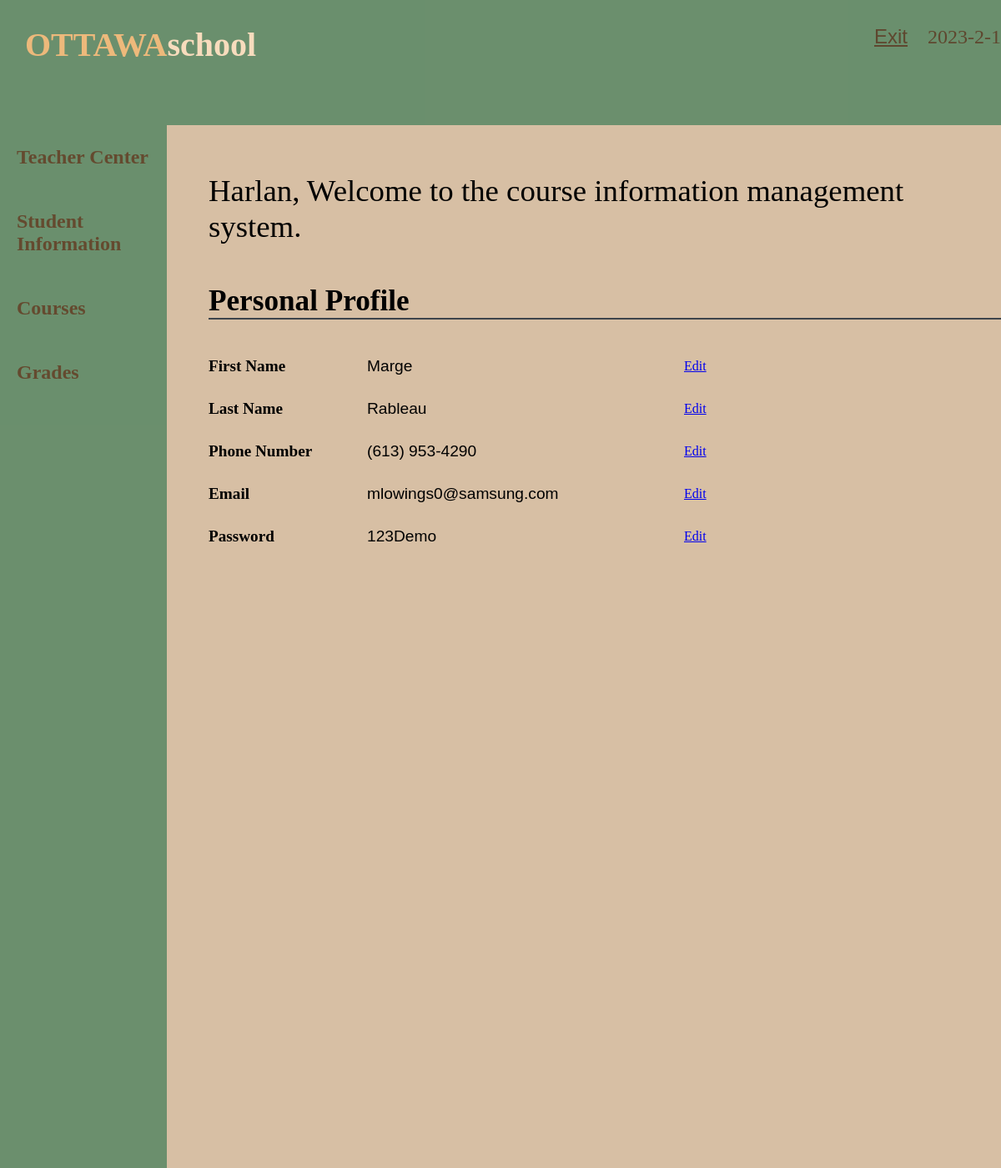
The page /4_1_teacherPage.php (signed in) on the database its author committed.
### tables this page shows
CREATE TABLE `teacher` (
  `teacherID` mediumint(8) unsigned NOT NULL auto_increment,
  `firstName` varchar(255) default NULL,
  `lastName` varchar(255) default NULL,
  `phone` varchar(100) default NULL,
  `email` varchar(255) default NULL,
  `password` varchar(100) default NULL,
  `courseID` mediumint(8) unsigned default NULL,
  FOREIGN KEY (`courseID`) REFERENCES `course`(`courseID`) ON DELETE SET NULL,
  PRIMARY KEY (`teacherID`)
) AUTO_INCREMENT=1;

### 4_1_teacherPage.php (the view, shortened to what this page needs)
<!DOCTYPE html>
<html lang="en">
<head>
    <link rel="stylesheet" href="style.css">
</head>
<body onload="time()" class="bgc">
    <header class="sysHead">
        <div class="headContainer">
            <div class="item1">
                <h1><span>ottawa</span>school</h1>
            </div>
            <div class="item2">
                <button class="btn" id="exit" onclick="exitButton()">exit</button>
                <span id="time"></span>
            </div>
        </div>
    </header>
    <div class="gridC">
        <div class="item1HP">
            <ul class="userMenu">
                <li><a href="4_1_teacherPage.php" class="current">teacher center</a></li>
                <li><a href="4_2_studentsList.php">student information</a></li>
                <li><a href="4_3_course.php">courses</a></li>
                <li><a href="4_4_grades.php">grades</a></li>
            </ul>
        </div>
        <div class="item2HP">
            <div class="studentHP">
                <?php
                    $name = $_SESSION['firstName'];
                ?>
                <p id="headInfo"><?php echo "$name, " ?>Welcome to the course information management system.</p>
            </div>
            <div class="teacherInfo">
                <?php
                    $id = $_SESSION['userid'];
                ?>
                <?php
                    $db = db_connect();
                    $sql = "SELECT * FROM teacher where teacherID = $id";
                    $result_set = mysqli_query($db, $sql);
                ?>
                <div class="studentHT">
                    <h3 class="proh">Personal Profile</h3>
                </div>
                <div>
                    <table class="studentList">
                        <?php while ($result = mysqli_fetch_assoc($result_set)) { ?>
                            <tr class="studentInfo">
                                <td class="tableHH">First Name</td>
                                <td class="tablePI"><?php echo $result['firstName']; ?></td>
                                <td><a class="actoion" href="<?php echo "TPEdit.php?id=" . $id; ?>">Edit</a></td>
                            </tr>
                            <tr class="studentInfo">
                                <td class="tableHH">Last Name</td>
                                <td class="tablePI"><?php echo $result['lastName']; ?></td>
                                <td><a class="actoion" href="<?php echo "TPEdit.php?id=" . $id; ?>">Edit</a></td>
                            </tr>
                            <tr class="studentInfo">
                                <td class="tableHH">Phone Number</td>
                                <td class="tablePI"><?php echo $result['phone']; ?></td>
                                <td><a class="actoion" href="<?php echo "TPEdit.php?id=" . $id; ?>">Edit</a></td>
                            </tr>
                            <tr class="studentInfo">
                                <td class="tableHH">Email</td>
                                <td class="tablePI"><?php echo $result['email']; ?></td>
                                <td><a class="actoion" href="<?php echo "TPEdit.php?id=" . $id; ?>">Edit</a></td>
                            </tr>
                            <tr class="studentInfo">
                                <td class="tableHH">Password</td>
                                <td class="tablePI"><?php echo $result['password']; ?></td>
                                <td><a class="actoion" href="<?php echo "TPEdit.php?id=" . $id; ?>">Edit</a></td>
                            </tr>
                        <?php } ?>
                    </table>
                </div>
            </div>
        </div>
    </div>
</body>
</html>

### style.css (style rules this page uses)
* { padding: 0px; margin: 0px; box-sizing: border-box; }
.bgc { background-color: rgb(215, 191, 164); }
.headContainer { display: flex; flex-direction: row; justify-content: space-between; }
.item1 h1 { font-size: 2.5rem; text-transform: capitalize; color: bisque; text-align:center; margin-top: 30px; margin-left: 30px; }
.item1 span { text-transform: uppercase; color:rgb(243, 184, 113); }
.item2 button { border-style: none; background-color: transparent; font-family:Arial, Helvetica, sans-serif; font-size: 1.5rem; color: #412a12; text-transform: capitalize; text-decoration: underline; align-items: right; margin-top: 30px; margin-right: 20px; border-radius: 8px; }
.item2 span { color: #412a12; font-size: 1.5rem; margin-top: 30px; }
.btn { cursor:pointer; }
.sysHead { background-color: rgb(80, 132, 96); height: 150px; opacity: 0.8; }
.studentHP { background-color: rgb(215, 191, 164); }
.userMenu { width: 200px; background-color: rgb(80, 132, 96); height: 100%; position: absolute; opacity: 0.8; }
.userMenu li a { color:#482e13; padding: 25px 0px; padding-left: 20px; display: block; text-align: left; font-size: 1.5rem; text-transform: capitalize; font-weight: bold; text-decoration: none; }
.gridC { display: grid; grid-template-columns: 250px 280px 200px 260px; }
.item2HP { grid-column-start: 2; grid-column-end: 6; }
.studentHP { font-size: 2.3rem; margin-top: 6%; }
.studentHP p { padding-bottom: 18px; }
.studentHT { position: relative; }
table { border-collapse: collapse; line-height: 50px; font-size: 1.2rem; width: 100%; }
.tablePI { font-family: 'Gill Sans', 'Gill Sans MT', Calibri, 'Trebuchet MS', sans-serif; width: 40%; }
.tableHH { font-weight: bold; width: 20%; }
.actoion { font-size: 1.0rem; }
.proh { font-size: 2.2rem; margin-top: 30px; margin-bottom: 30px; border-bottom: solid 2px #3d444b; }

### rows shown on the page
teacher: firstName "Marge", lastName "Rableau", phone "(613) 953-4290", email "mlowings0@samsung.com", password "123Demo"

### other values the page prints
$name "Harlan"
